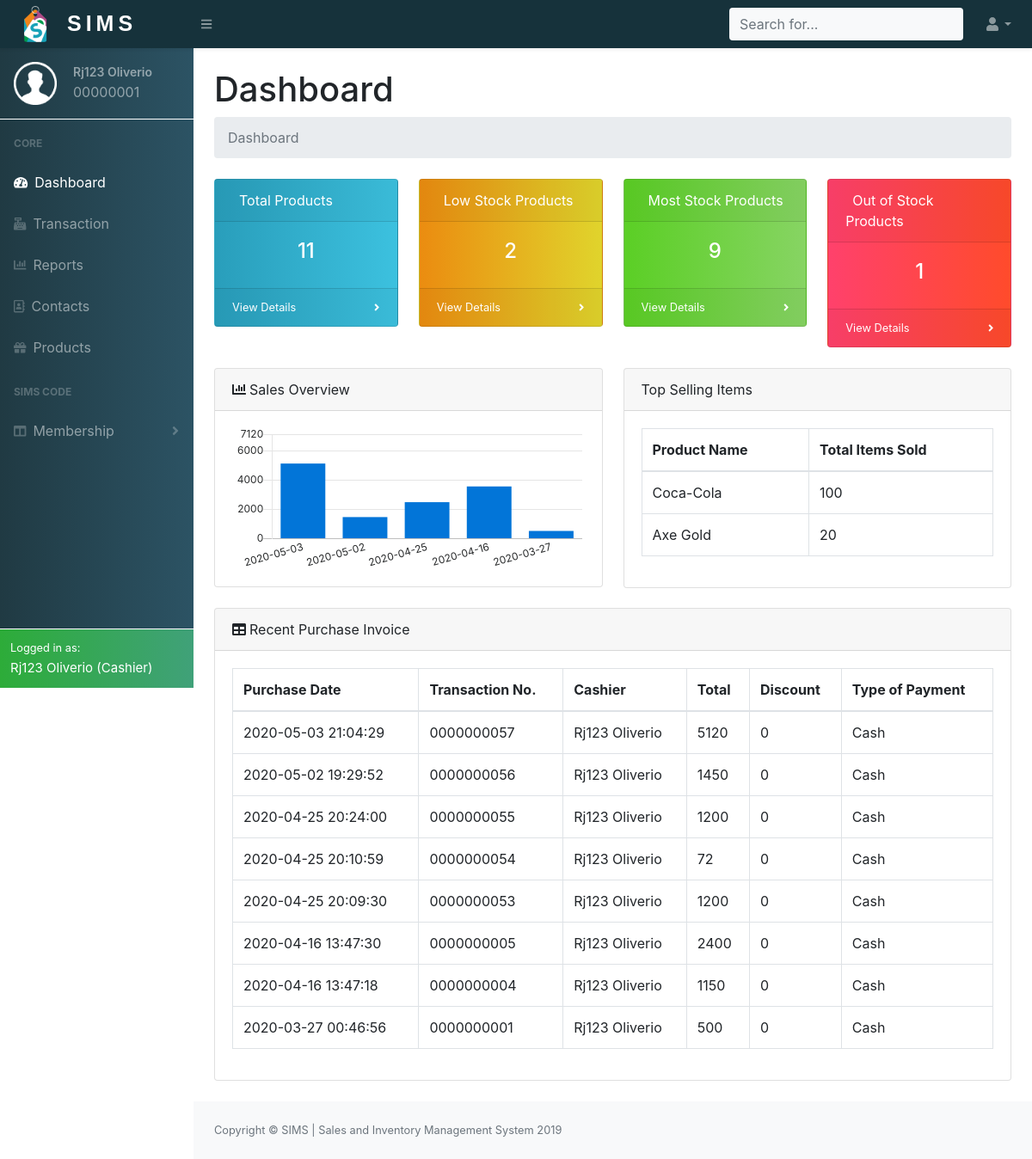
Screenshot of /project/php/cashierdashboard.php (signed in) with the database file from the repository.
### tables this page shows
CREATE TABLE `employee_accounts` (
  `Employee_id` int(8) UNSIGNED ZEROFILL NOT NULL,
  `Person_id` int(8) NOT NULL,
  `Password` varchar(255) NOT NULL
);

CREATE TABLE `person_info` (
  `Person_id` int(8) NOT NULL,
  `Fname` varchar(255) NOT NULL,
  `Lname` varchar(255) NOT NULL,
  `Email` varchar(255) NOT NULL,
  `Image` varchar(255) NOT NULL DEFAULT 'user.png',
  `Contact_no` varchar(15) NOT NULL,
  `Address` varchar(255) NOT NULL,
  `Age` int(3) DEFAULT NULL,
  `Gender` enum('Male','Female') DEFAULT NULL,
  `Date_added` datetime NOT NULL DEFAULT current_timestamp(),
  `Person_type` enum('Cashier','Manager','Supplier','Customer') NOT NULL
);

CREATE TABLE `invoice` (
  `Invoice_id` int(10) UNSIGNED ZEROFILL NOT NULL,
  `Trans_id` int(10) UNSIGNED ZEROFILL NOT NULL,
  `Total` double NOT NULL,
  `Discount` double NOT NULL,
  `Payment` double NOT NULL,
  `Payment_type` enum('Cash','Card','SIMS-Code') NOT NULL,
  `Card_number` varchar(50) DEFAULT NULL,
  `SIMS_code` int(8) UNSIGNED ZEROFILL DEFAULT NULL
);

CREATE TABLE `transactions` (
  `Trans_id` int(10) UNSIGNED ZEROFILL NOT NULL,
  `Employee_id` int(8) UNSIGNED ZEROFILL NOT NULL,
  `Date` datetime NOT NULL DEFAULT current_timestamp()
);

### project/php/cashierdashboard.php (the view, shortened to what the rows shown need)
<?php
    include_once('dbconnect.php');
    if(isset($_SESSION['empid'])){
        $res=runQuery($conn,"SELECT * FROM employee_accounts INNER JOIN person_info ON employee_accounts.Person_id=person_info.Person_id WHERE employee_accounts.Employee_id='{$_SESSION['empid']}'");
        $res=mysqli_fetch_array($res);
    }else{
        header("Location: ../index.php");
    }
?>
<!DOCTYPE html>
<html lang="en">
    <head>
        <link href="../css/styles.css" rel="stylesheet" />
        <link href="https://cdn.datatables.net/1.10.20/css/dataTables.bootstrap4.min.css" rel="stylesheet" />
        <link rel="stylesheet" href="https://cdn.linearicons.com/free/1.0.0/icon-font.min.css">
        <link rel="stylesheet" href="https://cdnjs.cloudflare.com/ajax/libs/easy-autocomplete/1.3.5/easy-autocomplete.css" />
    </head>
    <body class="sb-nav-fixed">
    <?php
       include('header.php');
    ?>
            <div id="layoutSidenav_content">
                <main>
                    <div class="container-fluid">
                        <h1 class="mt-4">Dashboard</h1>
                        <div class="row">
                            <div class="col-lg-6">
                                <div class="card">
                                    <div class="card-body ">
                                        <div class="table-responsive" >
                                            <table class="table table-bordered" id="dataTable" width="100%" cellspacing="0">
                                                <thead>
                                                    <tr>
                                                        <th>Product Name</th>
                                                        <th>Total Items Sold</th>
                                                    </tr>
                                                </thead>
                                            </table>
                                        </div>
                                    </div>
                                </div>
                            </div>
                         </div>
                        <div class="card mb-4">
                            <div class="card-body">
                                <div class="table-responsive">
                                    <table class="table table-bordered" id="dataTable" width="100%" cellspacing="0">
                                        <thead>
                                            <tr>
                                                <th>Purchase Date</th>
                                                <th>Transaction No.</th>
                                                <th>Cashier</th>
                                                <th>Total</th>
                                                <th>Discount</th>
                                                <th>Type of Payment</th>
                                            </tr>
                                        </thead>
                                        <tbody>
                                        <?php
                                             $query="SELECT * FROM invoice INNER JOIN transactions ON invoice.Trans_id=transactions.Trans_id
                                                    INNER JOIN employee_accounts ON transactions.Employee_id=employee_accounts.Employee_id
                                                    INNER JOIN person_info ON employee_accounts.Person_id=person_info.Person_id ORDER BY transactions.Date desc LIMIT 10";
                                             $res=mysqli_query($conn,$query);
                                             while($row=mysqli_fetch_assoc($res)){
                                             ?>
                                             <tr>
                                                <td><?php echo $row['Date']; ?></td>
                                                <td><?php echo $row['Trans_id']; ?></td>
                                                <td><?php echo $row['Fname']." ".$row['Lname']; ?></td>
                                                <td><?php echo $row['Total']; ?></td>
                                                <td><?php echo $row['Discount']; ?></td>
                                                <td><?php echo $row['Payment_type']; ?></td>
                                            </tr>
                                        <?php } ?>
                                        </tbody>
                                    </table>
                                </div>
                            </div>
                        </div>
                    </div>
                </main>
            </div>
        </div>
        <?php
            $sql = "SELECT DATE(transactions.Date) as date, SUM(orders.Qty) as sold FROM `transactions`
            INNER JOIN orders ON orders.Trans_id=transactions.Trans_id GROUP BY DATE(transactions.Date) ORDER BY DATE(transactions.Date) DESC LIMIT 5";
            $result=mysqli_query($conn,$sql);
            ?>
            <?php
            $date=array();
            $total=array();
            if ($result->num_rows > 0) {
                while($row = $result->fetch_assoc()) {
                    array_push($date,$row['date']."");
                    $sql="SELECT SUM(invoice.Total) as total FROM transactions INNER JOIN invoice ON transactions.Trans_id=invoice.Trans_id WHERE DATE(transactions.Date)='{$row['date']}'";
                    $res=mysqli_query($conn,$sql);
                    $res=mysqli_fetch_assoc($res);
                    array_push($total,$res['total']);
                }
            }
            ?>
        <script>
            // Set new default font family and font color to mimic Bootstrap's default styling
            Chart.defaults.global.defaultFontFamily = '-apple-system,system-ui,BlinkMacSystemFont,"Segoe UI",Roboto,"Helvetica Neue",Arial,sans-serif';
            Chart.defaults.global.defaultFontColor = '#292b2c';
            var date=<?php echo json_encode($date); ?>;
            var total=<?php echo json_encode($total); ?>;
            total=total.map(i=>Number(i));
            // Bar Chart Example
            var ctx = document.getElementById("myBarChart");
            var myLineChart = new Chart(ctx, {
            type: 'bar',
            data: {
                labels: date,
                datasets: [{
                label: "Revenue",
                backgroundColor: "rgba(2,117,216,1)",
                borderColor: "rgba(2,117,216,1)",
                data: total,
                }],
            },
            options: {
                scales: {
                xAxes: [{
                    time: {
                    unit: 'month'
                    },
                    gridLines: {
                    display: false
                    },
                    ticks: {
                    maxTicksLimit: 6
                    }
                }],
                yAxes: [{
                    ticks: {
                    min: 0,
                    max: Math.max(...total)+2000,
                    maxTicksLimit: 5
                    },
                    gridLines: {
                    display: true
                    }
                }],
                },
                legend: {
                display: false
                }
            }
            });
        </script>
    </body>
</html>

### project/php/header.php (shortened to what the rows shown need)
<div id="layoutSidenav">
    <div id="layoutSidenav_nav">
        <nav class="sb-sidenav accordion sb-sidenav-dark navcolor" id="sidenavAccordion">
            <div class="sb-sidenav-menu">
                <div class="nav">
                    <div class="sb-nav-userinfo p-3">
                        <div class="float-left">
                            <img src="../images/<?php echo $res['Image']; ?>" width="50" height="50">
                        </div>
                        <div class="userdetails">
                            <p><?php echo $res['Fname']." ".$res['Lname']; ?></p>
                            <span><?php echo $res['Employee_id']; ?></span>
                        </div>
                    </div>
                </div>
            </div>
            <div class="sb-sidenav-footer bg-success logged border border-white border-right-0 border-bottom-0 border-left-0">
                <div class="small text-white">Logged in as:</div>
                <span class="text-white active-name "><?php echo $res['Fname']." ".$res['Lname']." (".$res['Person_type'].")"; ?></span>
            </div>
        </nav>
    </div>

### rows the page displays
employee_accounts: Person.Image (placeholder picture), Person.Fname "Rj123", Person.Lname "Oliverio", Employee_id "00000001", Person.Person_type "Cashier"
invoice: Trans.Date "2020-05-03 21:04:29", Trans.Trans_id "0000000057", person_info.Fname "Rj123", person_info.Lname "Oliverio", Total "5120", Discount "0", Payment_type "Cash"
invoice: Trans.Date "2020-05-02 19:29:52", Trans.Trans_id "0000000056", person_info.Fname "Rj123", person_info.Lname "Oliverio", Total "1450", Discount "0", Payment_type "Cash"
invoice: Trans.Date "2020-04-25 20:24:00", Trans.Trans_id "0000000055", person_info.Fname "Rj123", person_info.Lname "Oliverio", Total "1200", Discount "0", Payment_type "Cash"
invoice: Trans.Date "2020-04-25 20:10:59", Trans.Trans_id "0000000054", person_info.Fname "Rj123", person_info.Lname "Oliverio", Total "72", Discount "0", Payment_type "Cash"
invoice: Trans.Date "2020-04-25 20:09:30", Trans.Trans_id "0000000053", person_info.Fname "Rj123", person_info.Lname "Oliverio", Total "1200", Discount "0", Payment_type "Cash"
invoice: Trans.Date "2020-04-16 13:47:30", Trans.Trans_id "0000000005", person_info.Fname "Rj123", person_info.Lname "Oliverio", Total "2400", Discount "0", Payment_type "Cash"
invoice: Trans.Date "2020-04-16 13:47:18", Trans.Trans_id "0000000004", person_info.Fname "Rj123", person_info.Lname "Oliverio", Total "1150", Discount "0", Payment_type "Cash"
invoice: Trans.Date "2020-03-27 00:46:56", Trans.Trans_id "0000000001", person_info.Fname "Rj123", person_info.Lname "Oliverio", Total "500", Discount "0", Payment_type "Cash"

### other values shown
$row[0] "11"
$row[0] "2"
$row[0] "9"
$row[0] "1"
$row['ProdName'] "Coca-Cola"
$row['qty'] "100"
$row['ProdName'] "Axe Gold"
$row['qty'] "20"
chart data {{ json_encode($date) }} ["2020-05-03","2020-05-02","2020-04-25","2020-04-16","2020-03-27"]
chart data {{ json_encode($total) }} ["5120","1450","2472","3550","500"]
